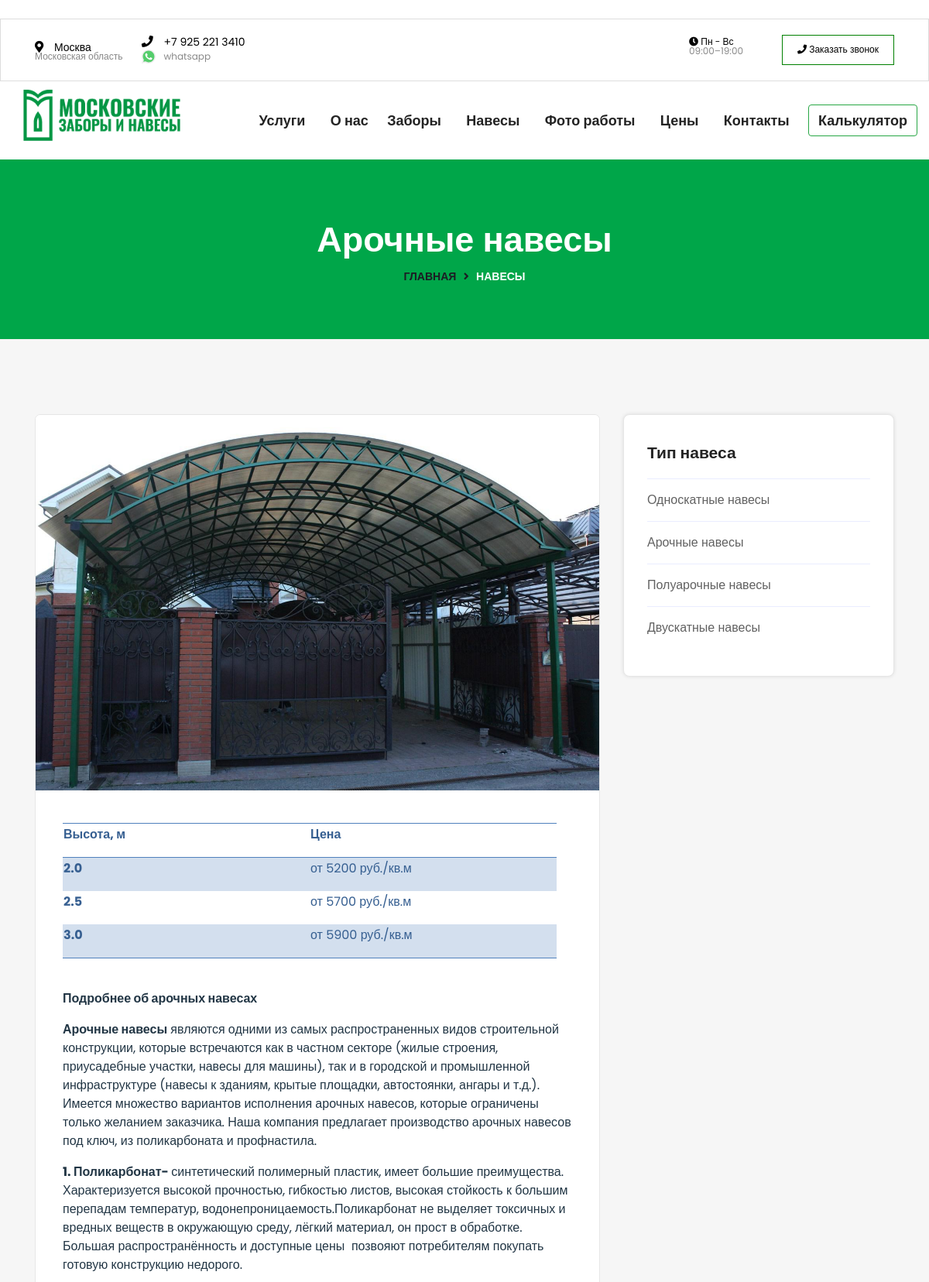
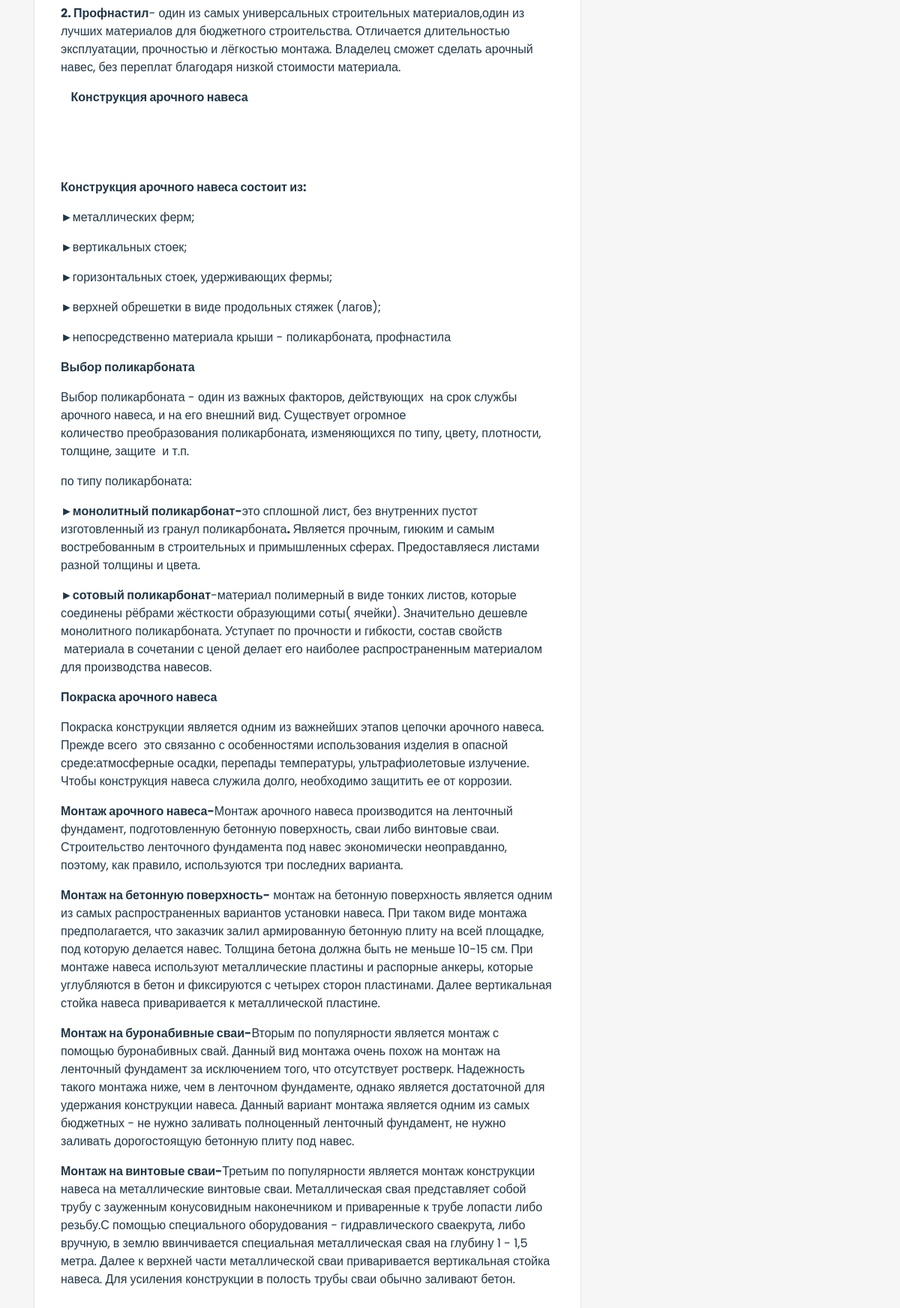
Screenshot of /navesy/category/arochnye-navesy (upper part) with the database file from the repository (2 pictures, top to bottom).
### home/models.py (models this page shows, shortened)
class NavesCategory(models.Model):
    Title = models.CharField("Тип Навеса", max_length=100, blank=True, null=True,  help_text="Введите категорию ")
    Slug = models.CharField(max_length=100, blank=True, null=True, unique=True, help_text="Ссылка категория ")
    Content = RichTextUploadingField("Описание", blank=True, null=True, help_text="Короткое описание ")
    ShortDesc = models.TextField("Короткое описание", max_length=165, null=True, blank=True, help_text="Короткое описание сервиса")
    Image = ProcessedImageField(upload_to='navesy/%Y-%m-%d/',
                            format='JPEG',
                            blank=True)
    image_thumbnail = ImageSpecField(source='Image',
                                 processors=[ResizeToFill(390, 290)],
                                 format='JPEG',
                                 )
    class Meta:
        verbose_name = 'Тип навеса'
        verbose_name_plural = 'Типы навесов'
    def get_absolute_url(self):
        return reverse('home:navesCategory', args = [self.Slug])

### home/views.py (the view)
# urls.py: path('navesy/category/<slug:Slug>', views.navesCategory, name='navesCategory'),
def navesCategory(request, Slug):
    template = 'home/navesy-category.html'
    navesCategory = NavesCategory.objects.get(Slug=Slug)
    navesy = Naves.objects.filter(status='published', Category=navesCategory.id)
    navesCategories = NavesCategory.objects.all()
    args = {
        'navesy': navesy,
        'navesCategory': navesCategory,
        'navesCategories': navesCategories, # used to show other categories
    }
    return render(request, template, args) #

### home/templates/home/navesy-category.html (shortened to what this page needs)
﻿{% extends 'base.html' %}{% load static %}
    {%block mainWrapper %}
    <div class="breatcumb-area d-flex align-items-center">
        <div class="container">
            <div class="row">
                <div class="col-lg-12">
                    <div class="breatcumb-content text-center">
                        <div class="breatcumb-title">
                            <h2>{{navesCategory.Title}}</h2>
                        </div>
                        <div class="breatcumb-content-text">
                            <ul>
                                <li><a href="#">Главная</a> <i class="fas fa-angle-right"></i>  <span>Навесы</span></li>
                            </ul>
                        </div>
                    </div>
                </div>
            </div>
        </div>
    </div>
    <div class="blog_area blog-details-area rs pt-115 pb-90" id="blog">
        <div class="container">
            <div class="row">
                <div class="col-lg-8 col-md-12 col-sm-12 col-xs-12">
                    <div class="row">
                        <div class="col-md-12">
                            <div class="dreamit-single-blog-box">
                                <div class="dreamit-sigle-tmumb">
                                    <img src="{{navesCategory.Image.url }}" alt="{{page.Title}}">
                                </div>
                                <div class="em-blog-content">
                                    <div class="blog-page-title pt-3">
                                        {% autoescape off %}
                                        {{navesCategory.Content}}
                                        {% endautoescape %}
                                    </div>
                                    <div class="blog-page-title pt-3">
                                    </div>
                                </div>
                            </div>
                        </div>
                    </div>
                </div>
                <div class=" col-lg-4 col-md-12 col-sm-12 col-xs-12 sidebar-right content-widget pdsr">
                    <div class="blog-left-side widget">
                        <div class="widget-sidebar-box-two">
                            <div class="widget-sidebar-title text-left pb-20">
                                <h2>Тип навеса</h2>
                            </div>
                            <div class="categories-content">
                                <ul>
                                    {% for nc in navesCategories %}
                                    <li><a href="{%if nc.get_absolute_url == navesCategory.get_absolute_url %}#{% else %}{{nc.get_absolute_url}}{% endif %}">{{nc.Title}}</a></li>
                                    {% endfor %}
                                </ul>
                            </div>
                        </div>
                    </div>
                </div>
            </div>
        </div>
    </div>
    {% endblock mainWrapper %}

### static/assets/css/theme-default.css (style rules this page uses)
html, body { overflow-x: hidden; }
body { color: #223645; font-size: 16px; font-weight: 400; line-height: 1.5; text-align: left; font-family: 'Poppins', sans-serif; }
html { scroll-behavior: smooth; }
p { font-weight: 400; font-style: normal; }
h1, h2, h3, h4, h5, h6 { color: #1c1c24; font-family: 'Poppins', sans-serif; font-style: normal; margin-bottom: 0; margin-top: 10px; line-height: 1.3; font-weight: 600; -webkit-transition: .5s; transition: .5s; font-size:36px; }
h2 { font-size: 35px; }
ul { margin: 0px; padding: 0px; }
ul { margin: 0; padding: 0; }
::placeholder { color: #454545; font-size: 16px; }
.pt-115 { padding-top:115px; }
.pb-90 { padding-bottom:90px; }
.pb-20 { padding-bottom:20px; }

### static/assets/css/widget.css (style rules this page uses)
.blog-details-area { background: #F6F6F6; }
.dreamit-single-blog-box { margin-bottom: 40px; transition: .3s; background: #fff; border: 1px solid #e6e6e6; overflow: hidden; border-radius: 7px; }
.dreamit-sigle-tmumb img { width: 100%; }
.em-blog-content { padding: 26px 35px 13px; }
.widget-sidebar-title h2 { color: #232323; font-size: 21px; position: relative; display: block; margin: 0; }
.widget-sidebar-box-two { padding: 35px 30px 35px; box-shadow: 0 0 5px rgb(0 0 0 / 10%); background: #fff; border: 1px solid #e6e6e6; margin-bottom: 40px; border-radius: 8px; }
.categories-content ul li { list-style: none; border-top: 1px solid #eaedff; padding-top: 15px; padding-bottom: 15px; }
.categories-content ul li a { color: #616161; }

### home/templates/base.html (style rules this page uses)
.breatcumb-title h2, .breatcumb-content-text ul li a { font-family: 'Oswald', sans-serif !important; }

### rows the page displays
NavesCategory: Title "Арочные навесы", Image (picture), Content "Высота, м Цена 2.0 от 5200 руб./кв.м 2.5 от 5700 руб./кв.м 3.0 от 5900 руб./кв.м Подробнее об арочных навесах Арочные навесы являются одними из самых распространенных видов строительной конструкции, которые встречаются как в частном секторе (жилые строения, приусадебные участки, навесы для машины), так и в городской и промышленной инфраструктуре (навесы к зданиям, крытые площадки, автостоянки, ангары и т.д.). Имеется множество вариантов исполнения арочных навесов, которые ограничены только желанием заказчика. Наша компания предлагает производство арочных навесов под ключ, из поликарбоната и профнастила. 1. Поликарбонат- синтетический полимерный пластик, имеет большие преимущества.…"
NavesCategory: Title "Односкатные навесы"
NavesCategory: Title "Полуарочные навесы"
NavesCategory: Title "Двускатные навесы"
